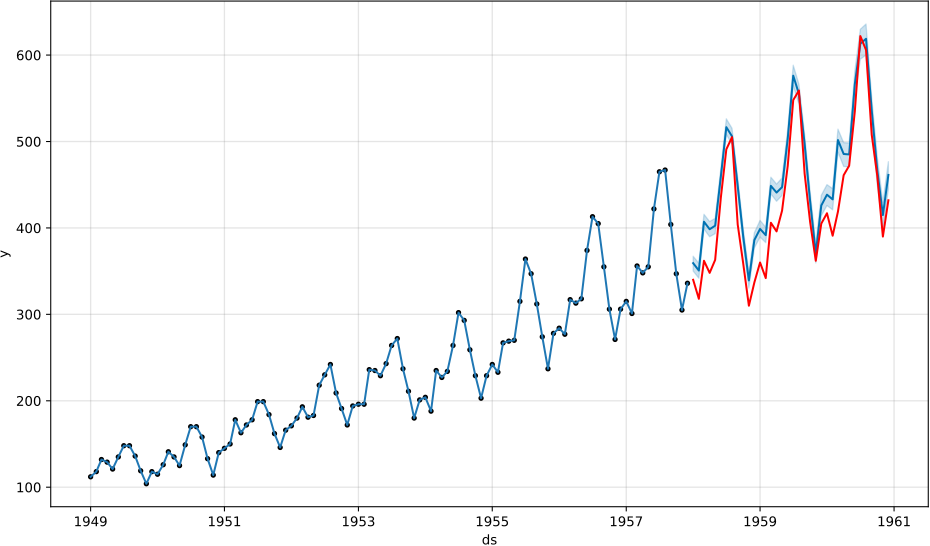

Python code for this plot:
from pmdarima.datasets import airpassengers
my_data = airpassengers.load_airpassengers()

n = len(my_data)
k = 108

import pandas as pd
my_ds = pd.date_range(
    start='1949/01/01',
    end='1960/12/01',
    freq='MS')
my_df = pd.DataFrame({
    'ds': my_ds,
    'x': range(n),
    'y': my_data},
    index=my_ds)

my_train = my_df[        :k]
my_test  = my_df[-(n - k): ]

from fbprophet import Prophet
my_prophet_model = Prophet(seasonality_mode='multiplicative')
my_prophet_model.fit(my_train)

tmp = my_prophet_model.predict(my_test)

fig = my_prophet_model.plot(tmp)
fig.axes[0].plot(my_train.ds, my_train.y)
fig.axes[0].plot(my_test.ds, my_test.y, color='red')

import matplotlib.pyplot as plt
plt.savefig('12-p-airpassengers-prophet.pdf')
